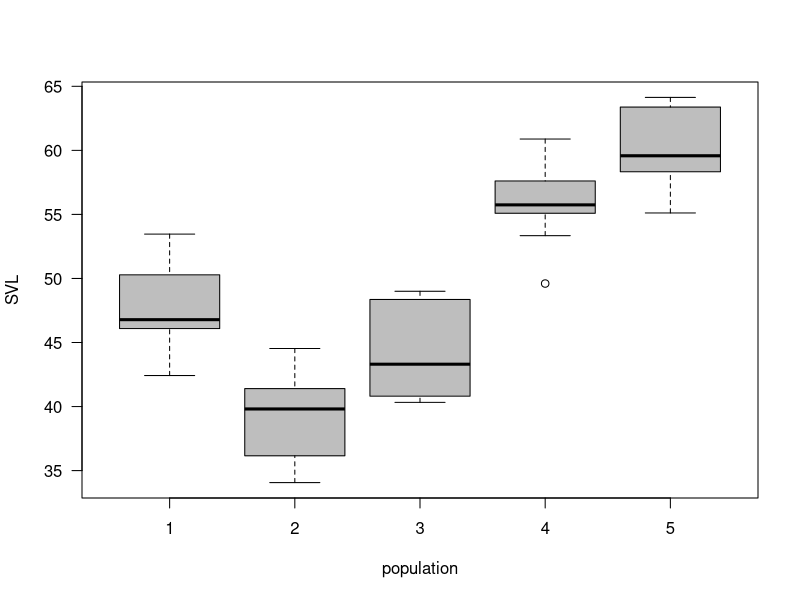

This chart was generated by the following R code:
#!/usr/bin/Rscript
## this example is adopted from Marc Kery's Book
## Introduction to WinBUGS for ecologists (pp119)

## basic variables
## sigma is the residual standard deviation
ngroups <- 5
nsample <- 10
popMeans <- c(50,40,45,55,60)
sigma <- 3

n <- ngroups * nsample
resid <- rnorm(n,0,sigma)
means <- rep(popMeans, rep(nsample,ngroups))
x <- rep(1:5,rep(nsample,ngroups))

## create design matrix
X <- as.matrix(model.matrix(~as.factor(x) -1))
y <- as.numeric(X%*% as.matrix(popMeans) + resid)

print(x)
print(y)

## plot the data
pdf("svl-data.pdf",height=6,width=6)
boxplot(y~x,col="grey",xlab="population",ylab="SVL",main="",las=1)
dev.off()

## write to outfile
xyFrame <- data.frame(x,y)
write.csv(xyFrame,file="svl.csv",row.names=FALSE)
print("done.")
